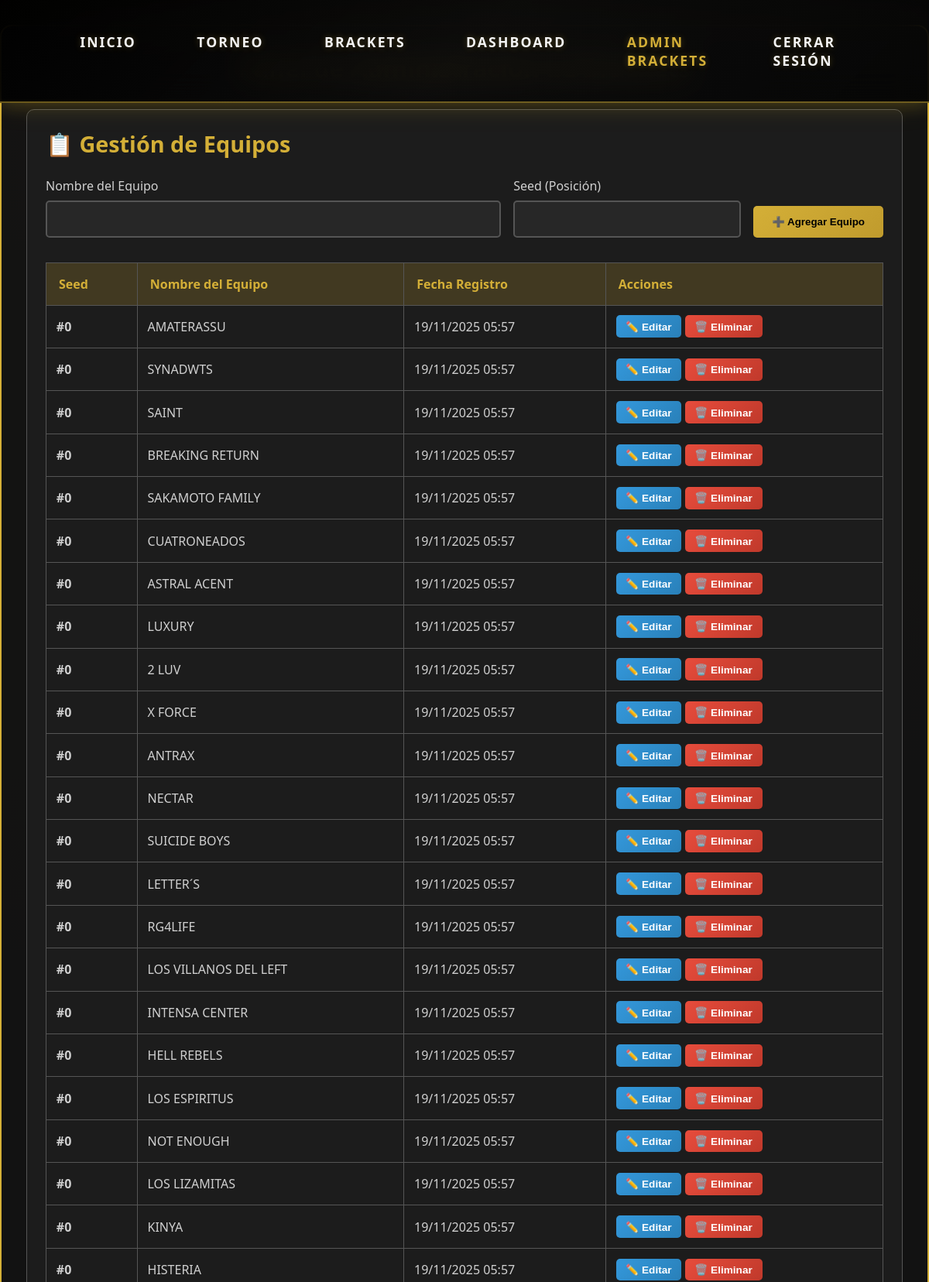
The page /admin_brackets.php (signed in, upper part) on the database its author committed.
### tables this page shows
CREATE TABLE `equipos` (
  `id` int(11) NOT NULL,
  `nombre` varchar(100) NOT NULL,
  `seed` int(11) NOT NULL,
  `activo` tinyint(1) DEFAULT 1,
  `fecha_registro` timestamp NOT NULL DEFAULT current_timestamp()
);

### admin_brackets.php (the view, shortened to what this page needs)
<?php
require_once 'cnt/conexion.php';
$equipos_query = $conn->query("SELECT * FROM equipos ORDER BY seed ASC");
$equipos = [];
while ($row = $equipos_query->fetch_assoc()) {
    $equipos[] = $row;
}
?>
<!DOCTYPE html>
<html lang="es">
<head>
    <link rel="stylesheet" href="styles.css">
</head>
<body>
    <header class="top-bar">
        <nav class="nav-links">
            <a href="index.php">Inicio</a>
            <a href="torneo.php">Torneo</a>
            <a href="brackets.php">Brackets</a>
            <a href="dashboard.php">Dashboard</a>
            <a href="admin_brackets.php" style="color: #d4af37;">Admin Brackets</a>
            <a href="logout.php">Cerrar Sesión</a>
        </nav>
    </header>
    <div class="admin-container">
        <h1 style="color: #d4af37; text-align: center; margin-bottom: 2rem;">
            Panel de Administración de Brackets
        </h1>
        <div class="admin-section">
            <h2>📋 Gestión de Equipos</h2>
            <form method="POST" style="margin-bottom: 2rem;">
                <div style="display: grid; grid-template-columns: 2fr 1fr auto; gap: 1rem;">
                    <div class="form-group" style="margin-bottom: 0;">
                        <label>Nombre del Equipo</label>
                        <input type="text" name="nombre_equipo" required>
                    </div>
                    <div class="form-group" style="margin-bottom: 0;">
                        <label>Seed (Posición)</label>
                        <input type="number" name="seed" required min="1" max="48">
                    </div>
                    <div style="display: flex; align-items: flex-end;">
                        <button type="submit" class="btn-admin">➕ Agregar Equipo</button>
                    </div>
                </div>
            </form>
            <table class="equipos-table">
                <thead>
                    <tr>
                        <th>Seed</th>
                        <th>Nombre del Equipo</th>
                        <th>Fecha Registro</th>
                        <th>Acciones</th>
                    </tr>
                </thead>
                <tbody>
                    <?php foreach ($equipos as $equipo): ?>
                    <tr>
                        <td><strong>#<?php echo $equipo['seed']; ?></strong></td>
                        <td><?php echo htmlspecialchars($equipo['nombre']); ?></td>
                        <td><?php echo date('d/m/Y H:i', strtotime($equipo['fecha_registro'])); ?></td>
                        <td>
                            <button onclick="editarEquipo(<?php echo $equipo['id']; ?>, '<?php echo htmlspecialchars($equipo['nombre']); ?>', <?php echo $equipo['seed']; ?>)"
                                    class="btn-admin btn-edit btn-small">✏️ Editar</button>
                            <form method="POST" style="display: inline;" onsubmit="return confirm('¿Eliminar este equipo?');">
                                <button type="submit" class="btn-admin btn-danger btn-small">🗑️ Eliminar</button>
                            </form>
                        </td>
                    </tr>
                    <?php endforeach; ?>
                </tbody>
            </table>
        </div>
    </div>
</body>
</html>

### styles.css (style rules this page uses)
* { box-sizing: border-box; margin: 0; padding: 0; }
body { font-family: system-ui, -apple-system, BlinkMacSystemFont, 'Segoe UI', sans-serif; background: radial-gradient(circle at top, #0a0a0a 0%, #000000 50%, #000000 100%); color: #f5f5f5; min-height: 100vh; }
.top-bar { display: flex; justify-content: center; align-items: center; padding: 1.8rem 7vw; position: fixed; top: 0; left: 0; right: 0; backdrop-filter: blur(20px); background: linear-gradient(135deg, rgba(0,0,0,0.95), rgba(10,10,10,0.85), rgba(5,5,5,0.9)); border-bottom: 2px solid rgba(212, 175, 55, 0.5); box-shadow: 0 4px 20px rgba(212, 175, 55, 0.2), 0 0 40px rgba(255, 215, 0, 0.1); z-index: 10; transform: translateY(0); transition: transform 0.3s ease-in-out; }
.nav-links { display: flex; gap: 2.5rem; font-size: 1.1rem; font-weight: 600; text-transform: uppercase; letter-spacing: 0.12em; }
.nav-links a { color: #f5f5f5; text-decoration: none; position: relative; padding: 0.8rem 1.2rem; border-radius: 8px; transition: all 0.3s ease; text-shadow: 0 0 8px rgba(212, 175, 55, 0.3); }
.nav-links a::after { content: ''; position: absolute; left: 0; bottom: -0.3rem; width: 0; height: 3px; background: linear-gradient(90deg, #ff6b35, #ff4d00, #ff8c42); border-radius: 2px; transition: width 0.3s ease-out; box-shadow: 0 0 10px rgba(255, 77, 0, 0.6); }
.form-group { margin-bottom: 1.5rem; }
.form-group label { display: block; color: #ffd700; margin-bottom: 0.5rem; font-weight: 600; }
.form-group input, .form-group select, .form-group textarea { width: 100%; padding: 0.8rem; background: rgba(0, 0, 0, 0.8); border: 1px solid rgba(255, 215, 0, 0.4); border-radius: 8px; color: #f5f5f5; font-size: 1rem; }

### admin_brackets.php (style rules this page uses)
.admin-container { max-width: 1400px; margin: 2rem auto; padding: 2rem; background: rgba(20, 20, 20, 0.9); border-radius: 15px; border: 2px solid #d4af37; }
.admin-section { margin-bottom: 3rem; padding: 1.5rem; background: rgba(30, 30, 30, 0.8); border-radius: 10px; border: 1px solid #555; }
.admin-section h2 { color: #d4af37; margin-bottom: 1.5rem; font-size: 1.8rem; }
.form-group { margin-bottom: 1rem; }
.form-group label { display: block; color: #d0d0d0; margin-bottom: 0.5rem; font-weight: 500; }
.form-group input { width: 100%; padding: 0.8rem; background: rgba(40, 40, 40, 0.9); border: 2px solid #555; border-radius: 5px; color: #fff; font-size: 1rem; }
.btn-admin { padding: 0.8rem 1.5rem; background: linear-gradient(135deg, #d4af37, #c09b2d); color: #000; border: none; border-radius: 5px; font-weight: bold; cursor: pointer; transition: all 0.3s ease; }
.btn-danger { background: linear-gradient(135deg, #e74c3c, #c0392b); color: #fff; }
.btn-edit { background: linear-gradient(135deg, #3498db, #2980b9); color: #fff; }
.equipos-table, .matches-table { width: 100%; border-collapse: collapse; margin-top: 1rem; }
.equipos-table th, .matches-table th { background: rgba(212, 175, 55, 0.2); color: #d4af37; padding: 1rem; text-align: left; border: 1px solid #555; }
.equipos-table td, .matches-table td { padding: 0.8rem; border: 1px solid #555; color: #d0d0d0; }
.btn-small { padding: 0.4rem 0.8rem; font-size: 0.85rem; }

### rows shown on the page
equipos: seed "0", nombre "AMATERASSU", fecha_registro "19/11/2025 05:57"
equipos: seed "0", nombre "SYNADWTS", fecha_registro "19/11/2025 05:57"
equipos: seed "0", nombre "SAINT", fecha_registro "19/11/2025 05:57"
equipos: seed "0", nombre "BREAKING RETURN", fecha_registro "19/11/2025 05:57"
equipos: seed "0", nombre "SAKAMOTO FAMILY", fecha_registro "19/11/2025 05:57"
equipos: seed "0", nombre "CUATRONEADOS", fecha_registro "19/11/2025 05:57"
equipos: seed "0", nombre "ASTRAL ACENT", fecha_registro "19/11/2025 05:57"
equipos: seed "0", nombre "LUXURY", fecha_registro "19/11/2025 05:57"
equipos: seed "0", nombre "2 LUV", fecha_registro "19/11/2025 05:57"
equipos: seed "0", nombre "X FORCE", fecha_registro "19/11/2025 05:57"
equipos: seed "0", nombre "ANTRAX", fecha_registro "19/11/2025 05:57"
equipos: seed "0", nombre "NECTAR", fecha_registro "19/11/2025 05:57"
equipos: seed "0", nombre "SUICIDE BOYS", fecha_registro "19/11/2025 05:57"
equipos: seed "0", nombre "LETTER´S", fecha_registro "19/11/2025 05:57"
equipos: seed "0", nombre "RG4LIFE", fecha_registro "19/11/2025 05:57"
equipos: seed "0", nombre "LOS VILLANOS DEL LEFT", fecha_registro "19/11/2025 05:57"
equipos: seed "0", nombre "INTENSA CENTER", fecha_registro "19/11/2025 05:57"
equipos: seed "0", nombre "HELL REBELS", fecha_registro "19/11/2025 05:57"
equipos: seed "0", nombre "LOS ESPIRITUS", fecha_registro "19/11/2025 05:57"
equipos: seed "0", nombre "NOT ENOUGH", fecha_registro "19/11/2025 05:57"
equipos: seed "0", nombre "LOS LIZAMITAS", fecha_registro "19/11/2025 05:57"
equipos: seed "0", nombre "KINYA", fecha_registro "19/11/2025 05:57"
equipos: seed "0", nombre "HISTERIA", fecha_registro "19/11/2025 05:57"
